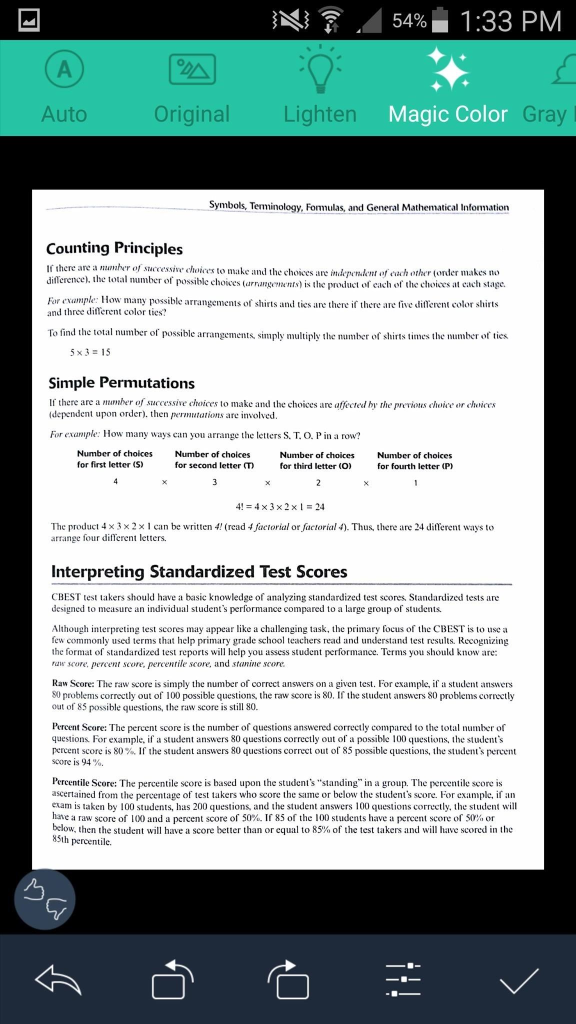
#> input picture Pics_TestScanner/doc_scan.jpg, 1152 x 2048 px (shown at 1/2 size)
$ python scan.py --image Pics_TestScanner/doc_scan.jpg   (older library calls are emulated)
#> lines starting #> are read from the running program, lines starting #| are printed output that depends on the picture; after the words box and inside, x2 and y2 are one past the last pixel; in counts of white or black regions, pixels touching at a corner belong together
### transform.py
import numpy as np
import cv2

def order_points(pts):

    rect = np.zeros((4, 2), dtype = "float32")

    rect[0] = pts[np.argmin(pts.sum(axis = 1))]
    rect[2] = pts[np.argmax(pts.sum(axis = 1))]

    rect[1] = pts[np.argmin(np.diff(pts, axis = 1))]
    rect[3] = pts[np.argmax(np.diff(pts, axis = 1))]

    # return the ordered coordinates
    return rect

def four_point_transform(image, pts):

    rect = order_points(pts)
    (tl, tr, br, bl) = rect

    widthA = np.sqrt(((br[0] - bl[0]) ** 2) + ((br[1] - bl[1]) ** 2))
    widthB = np.sqrt(((tr[0] - tl[0]) ** 2) + ((tr[1] - tl[1]) ** 2))
    maxWidth = max(int(widthA), int(widthB))

    heightA = np.sqrt(((tr[0] - br[0]) ** 2) + ((tr[1] - br[1]) ** 2))
    heightB = np.sqrt(((tl[0] - bl[0]) ** 2) + ((tl[1] - bl[1]) ** 2))
    maxHeight = max(int(heightA), int(heightB))


    dst = np.array([
        [0, 0],
        [maxWidth - 1, 0],
        [maxWidth - 1, maxHeight - 1],
        [0, maxHeight - 1]], dtype = "float32")

    # compute the perspective transform matrix and then apply it
    M = cv2.getPerspectiveTransform(rect, dst)
    warped = cv2.warpPerspective(image, M, (maxWidth, maxHeight))

    # return the warped image
    return warped

### scan.py
from transform import four_point_transform
import imutils
from skimage.filters import threshold_adaptive
import numpy as np
import argparse
import cv2

# construct the argument parser and parse the arguments
ap = argparse.ArgumentParser()
ap.add_argument("-i", "--image", required = True,
    help = "Path to the image to be scanned")
args = vars(ap.parse_args())

image = cv2.imread(args["image"])
#> image is the input picture: shape (2048, 1152, 3); mean B, G, R 161.9, 163, 147.8
ratio = image.shape[0] / 500.0
#> ratio = 4.1
orig = image.copy()
image = imutils.resize(image, height = 500)
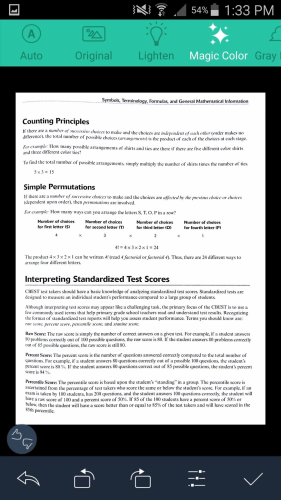
#> image: shape (500, 281, 3); mean B, G, R 161.9, 163, 147.8

gray = cv2.cvtColor(image, cv2.COLOR_BGR2GRAY)
gray = cv2.GaussianBlur(gray, (5, 5), 0)        # To make edge detection better
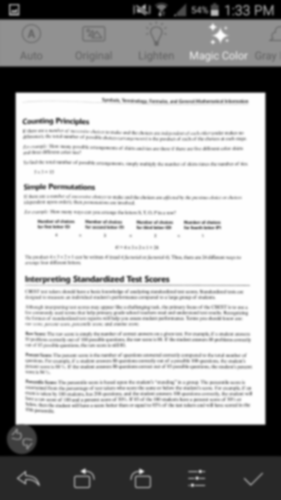
#> gray: shape (500, 281); min 0, max 254, mean 158.3
edged = cv2.Canny(gray, 75, 200)
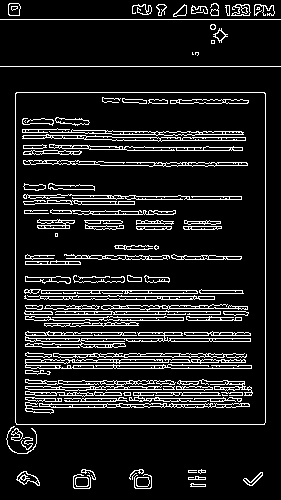
#> edged: shape (500, 281); 11.7% white in thin lines or dots

# If you are using openCV version below 3, change the first argument to (cnts, _) . The findContours returns 2 args in openCV < 3.0
(_,cnts, _) = cv2.findContours(edged.copy(), cv2.RETR_LIST, cv2.CHAIN_APPROX_SIMPLE)
#> cnts = 484 contours, 208 with area under 20; largest, box (x1, y1, x2, y2) and area: (15, 92, 266, 425) 82996, (15, 92, 266, 425) 82992, (25, 331, 251, 348) 950, (25, 359, 252, 369) 846, (22, 134, 246, 142) 654
cnts = sorted(cnts, key = cv2.contourArea, reverse = True)[:5]
#> cnts = 5 contours; box (x1, y1, x2, y2) and area: (15, 92, 266, 425) 82996, (15, 92, 266, 425) 82992, (25, 331, 251, 348) 950, (25, 359, 252, 369) 846, (22, 134, 246, 142) 654

for c in cnts:

    perimeter = cv2.arcLength(c, True)
    est = cv2.approxPolyDP(c, 0.02 * perimeter, True)

    # ASSUMPTION : image has 4 vertices
    if len(est) == 4:
        screenCnt = est
        break
    else :
        screenCnt = 0
#> this loop made 1 pass
#> (perimeter, screenCnt) on pass 1: (1161.7, [[16, 92], [16, 424], [264, 424], [265, 93]])

newImg = four_point_transform(orig, screenCnt.reshape(4, 2) * ratio)
#> in four_point_transform, `rect = order_points(pts)`: rect = [[65.54, 376.8], [1085.4, 380.9], [1081.3, 1736.7], [65.54, 1736.7]]
#> in four_point_transform, `(tl, tr, br, bl) = rect`: tl = [65.54, 376.8]; tr = [1085.4, 380.9]; br = [1081.3, 1736.7]; bl = [65.54, 1736.7]
#> in four_point_transform, `widthA = np.sqrt(((br[0] - bl[0]) ** 2) + ((br[1] - bl[1]) ** 2))`: widthA = 1015.8
#> in four_point_transform, `widthB = np.sqrt(((tr[0] - tl[0]) ** 2) + ((tr[1] - tl[1]) ** 2))`: widthB = 1019.9
#> in four_point_transform, `maxWidth = max(int(widthA), int(widthB))`: maxWidth = 1019
#> in four_point_transform, `heightA = np.sqrt(((tr[0] - br[0]) ** 2) + ((tr[1] - br[1]) ** 2))`: heightA = 1355.8
#> in four_point_transform, `heightB = np.sqrt(((tl[0] - bl[0]) ** 2) + ((tl[1] - bl[1]) ** 2))`: heightB = 1359.9
#> in four_point_transform, `maxHeight = max(int(heightA), int(heightB))`: maxHeight = 1359
#> in four_point_transform, `dst = np.array([ [0, 0], [maxWidth - 1, 0], [maxWidth - 1, maxHeight -..`: dst = [[0, 0], [1018, 0], [1018, 1358], [0, 1358]]
#> in four_point_transform, `M = cv2.getPerspectiveTransform(rect, dst)`: M = [[0.994, 1.22e-18, -65.13], [-0.00399, 0.993, -374], [-2.94e-06, -2.96e-06, 1]]
#> in four_point_transform, `warped = cv2.warpPerspective(image, M, (maxWidth, maxHeight))`:
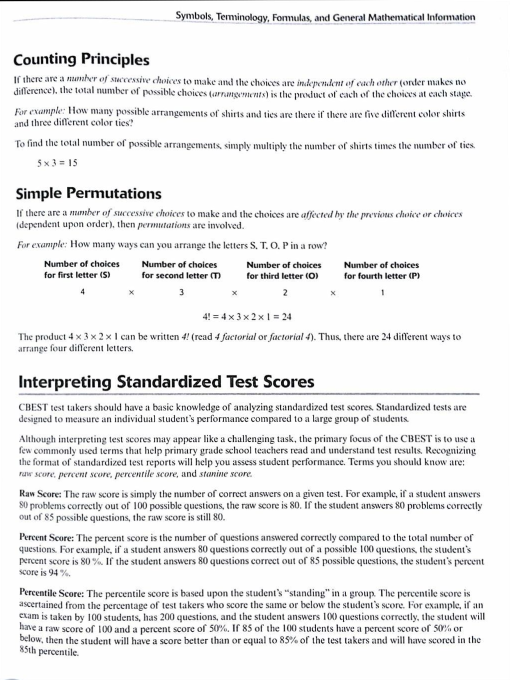
#> warped: shape (1359, 1019, 3) (shown at 1/2 size); mean B, G, R 237, 236.7, 236.6

newImg = cv2.cvtColor(newImg, cv2.COLOR_BGR2GRAY)
newImg = threshold_adaptive(newImg, 251, offset = 10)
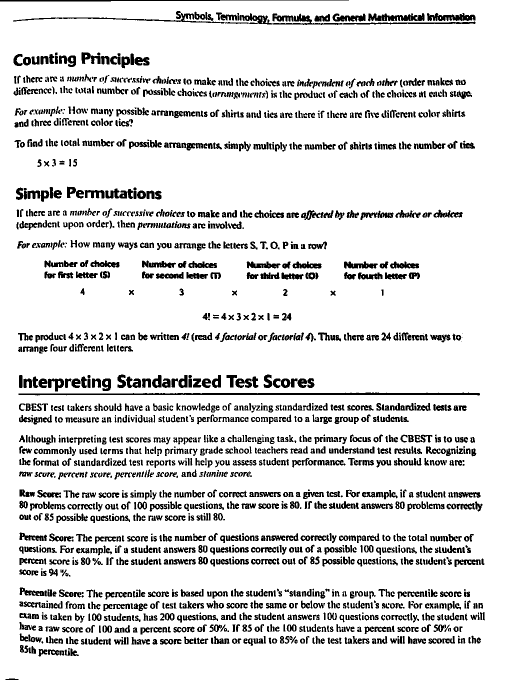
#> newImg: shape (1359, 1019) bool (shown at 1/2 size); 87.2% white; 2022 black regions (198 under 20 px), largest, box (x1, y1, x2, y2) and area: (26, 26, 951, 50) 3574, (37, 785, 960, 791) 3442, (0, 0, 698, 3) 1360
newImg = newImg.astype("uint8") * 255

cv2.imshow("Original", imutils.resize(orig, height = 650))
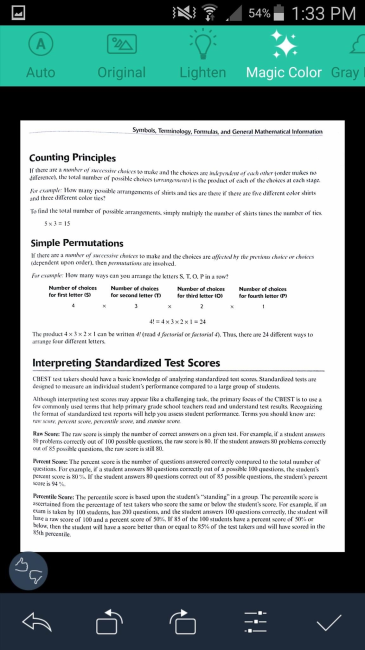
#> window 'Original': shape (650, 365, 3); mean B, G, R 161.9, 163, 147.8
cv2.imshow("Scanned", imutils.resize(newImg, height = 650))
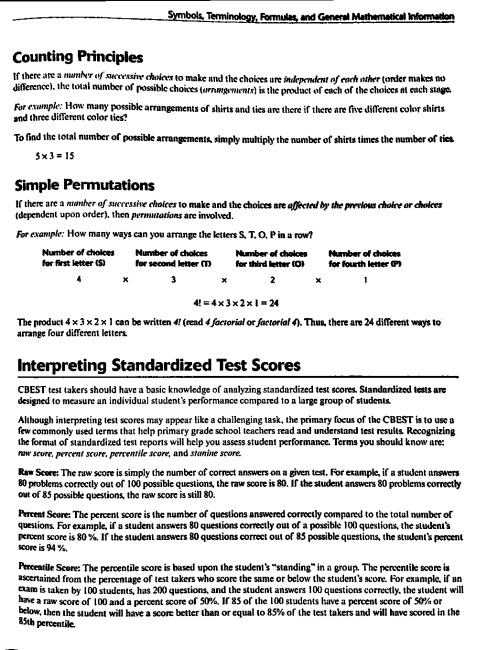
#> window 'Scanned': shape (650, 487); min 0, max 255, mean 222.5
cv2.waitKey(0)
